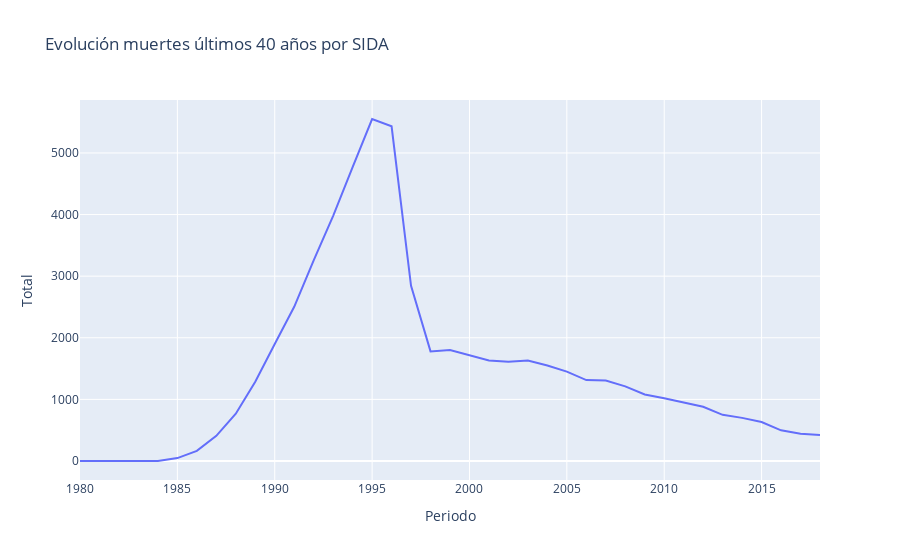

Write notebook code for a chart like this one.
### Code cell
fig = px.line(dataset_ordered, x="Periodo", y="Total", title='Evolución muertes últimos 40 años por SIDA')
fig.show()

### Figure 1 — Plotly figure (JSON) as saved in the notebook; plotly's stock layout.template omitted (floating-point values rounded to 4 significant figures)
{"data": [{"hovertemplate": "Periodo=%{x}<br>Total=%{y}<extra></extra>", "legendgroup": "", "line": {"color": "#636efa", "dash": "solid"}, "marker": {"symbol": "circle"}, "mode": "lines", "name": "", "orientation": "v", "showlegend": false, "type": "scatter", "x": [2018, 2017, 2016, 2015, 2014, 2013, 2012, 2011, 2010, 2009, 2008, 2007, 2006, 2005, 2004, 2003, 2002, 2001, 2000, 1999, 1998, 1997, 1996, 1995, 1994, 1993, 1992, 1991, 1990, 1989, 1988, 1987, 1986, 1985, 1984, 1983, 1982, 1981, 1980], "xaxis": "x", "y": [423, 442, 498, 633, 700, 749, 880, 953, 1020, 1079, 1211, 1307, 1313, 1450, 1551, 1632, 1611, 1632, 1711, 1802, 1779, 2844, 5432, 5551, 4770, 3980, 3256, 2503, 1898, 1288, 768, 409, 164, 47, 0, 0, 0, 0, 0], "yaxis": "y"}], "layout": {"legend": {"tracegroupgap": 0}, "title": {"text": "Evolución muertes últimos 40 años por SIDA"}, "xaxis": {"anchor": "y", "domain": [0, 1], "title": {"text": "Periodo"}}, "yaxis": {"anchor": "x", "domain": [0, 1], "title": {"text": "Total"}}}}
